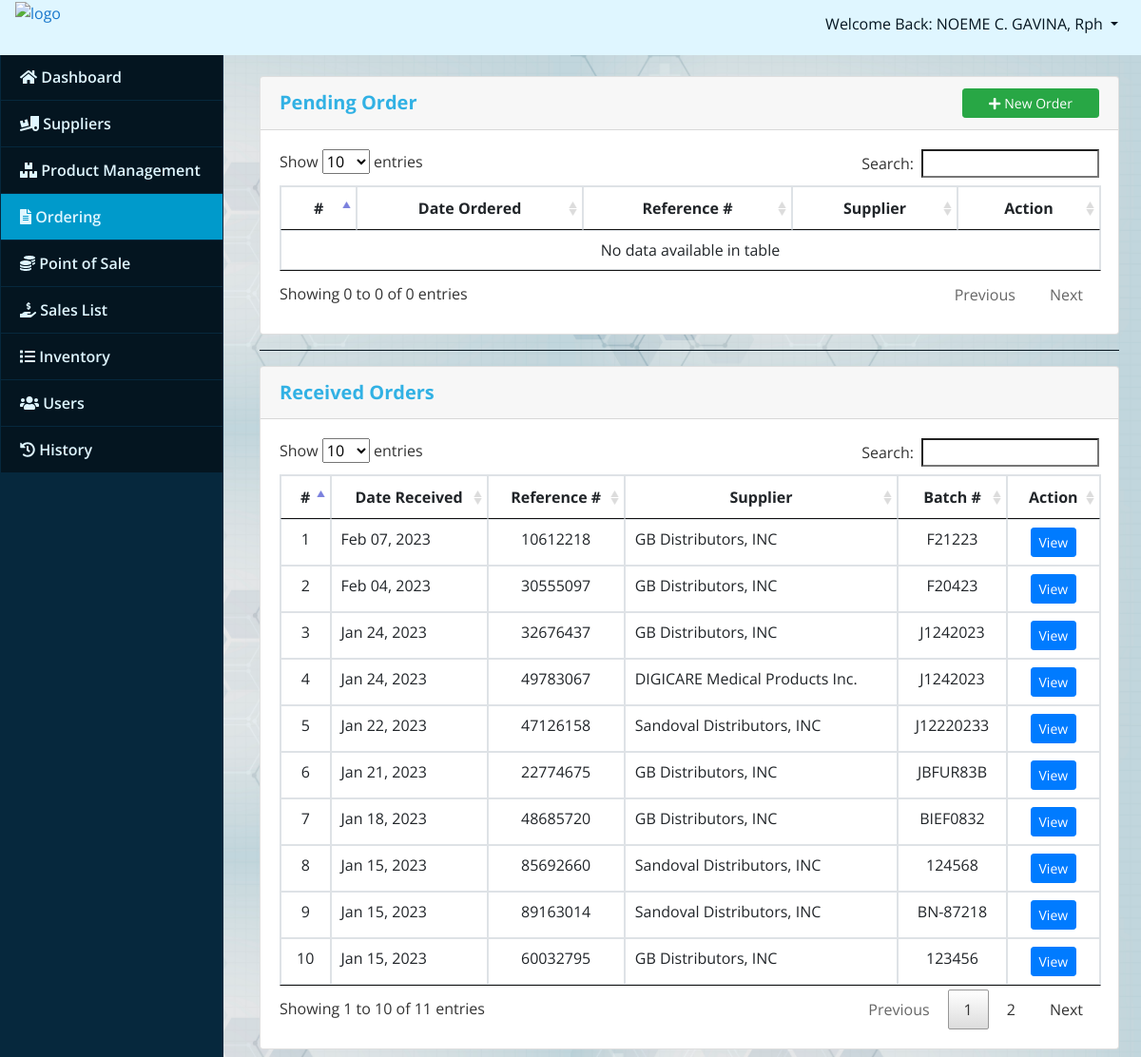
Screenshot of /index.php?page=receiving (signed in) with the database file from the repository.
### tables this page shows
CREATE TABLE `orders` (
  `id` int(30) NOT NULL,
  `ref_no` varchar(100) NOT NULL,
  `batch_no` varchar(250) DEFAULT NULL,
  `supplier_id` int(30) NOT NULL,
  `total_amount` double NOT NULL,
  `status` int(11) NOT NULL,
  `date_added` datetime NOT NULL DEFAULT current_timestamp()
);

CREATE TABLE `supplier_list` (
  `id` int(30) NOT NULL,
  `supplier_name` text NOT NULL,
  `contact` varchar(30) NOT NULL,
  `address` text NOT NULL,
  `email` varchar(250) NOT NULL
);

### receiving.php (the view, shortened to what this page needs)
<?php include 'db_connect.php' ?>
<div class="container-fluid">
	<div class="row">
		<div class="col-md-12 mt-3">
			<div class="card">
				<div class="card-header">
					<b style="font-size: 20px;">Pending Order</b>
					<button class="col-md-2 float-right btn btn-success btn-sm" id="new_order"><i class="fa fa-plus"></i> New Order</button>
				</div>
				<div class="card-body">
					<table class="table table-bordered">
						<thead>
							<th class="text-center">#</th>
							<th class="text-center">Date Ordered</th>
							<th class="text-center">Reference #</th>
							<th class="text-center">Supplier</th>
							<th class="text-center">Action</th>
						</thead>
						<tbody>
						</tbody>
					</table>
				</div>
			</div>
		</div>
	</div>
	<div>
		<hr style="background-color: #041520;">
	</div>
	<div class="row">
		<div class="col-md-12">
			<div class="card">
				<div class="card-header">
					<b style="font-size: 20px;">Received Orders</b>
				</div>
				<div class="card-body">
					<table class="table table-bordered">
						<thead>
							<th class="text-center">#</th>
							<th class="text-center">Date Received</th>
							<th class="text-center">Reference #</th>
							<th class="text-center">Supplier</th>
							<th class="text-center">Batch #</th>
							<th class="text-center">Action</th>
						</thead>
						<tbody>
							<?php
							$orders = $conn->query("SELECT o.*, s.supplier_name FROM orders o INNER JOIN supplier_list s ON o.supplier_id = s.id WHERE o.status = 2 order by date(o.date_added) desc");
							if ($orders->num_rows > 0) {
								$i = 1;
								while ($row = $orders->fetch_assoc()) :
							?>
									<tr>
										<td class="text-center"><?php echo $i++ ?></td>
										<td class=""><?php echo date("M d, Y", strtotime($row['date_added'])) ?></td>
										<td class="text-center"><?php echo $row['ref_no'] ?></td>
										<td class=""><?php echo $row['supplier_name'] ?></td>
										<td class="text-center"><?php echo $row['batch_no'] ?></td>
										<td class="text-center">
											<a class="btn btn-sm btn-primary" href="index.php?page=get_order&id=<?php echo $row['id'] ?>">View</a>
										</td>
									</tr>
							<?php endwhile;
							} ?>
						</tbody>
					</table>
				</div>
			</div>
		</div>
	</div>
</div>

### assets/css/style.css (style rules this page uses)
body { font-family: "Open Sans", sans-serif; color: #31b1e4; width: 100%; height: calc(100%); }
a { color: #1977cc; }

### index.php (style rules this page uses)
body { background-image: url('assets/img/bg2.jpg'); background-size: 50%; }

### rows the page displays
orders: date_added "Feb 07, 2023", ref_no "10612218", supplier.supplier_name "GB Distributors, INC", batch_no "F21223"
orders: date_added "Feb 04, 2023", ref_no "30555097", supplier.supplier_name "GB Distributors, INC", batch_no "F20423"
orders: date_added "Jan 24, 2023", ref_no "32676437", supplier.supplier_name "GB Distributors, INC", batch_no "J1242023"
orders: date_added "Jan 24, 2023", ref_no "49783067", supplier.supplier_name "DIGICARE Medical Products Inc.", batch_no "J1242023"
orders: date_added "Jan 22, 2023", ref_no "47126158", supplier.supplier_name "Sandoval Distributors, INC", batch_no "J12220233"
orders: date_added "Jan 21, 2023", ref_no "22774675", supplier.supplier_name "GB Distributors, INC", batch_no "JBFUR83B"
orders: date_added "Jan 18, 2023", ref_no "48685720", supplier.supplier_name "GB Distributors, INC", batch_no "BIEF0832"
orders: date_added "Jan 15, 2023", ref_no "85692660", supplier.supplier_name "Sandoval Distributors, INC", batch_no "124568"
orders: date_added "Jan 15, 2023", ref_no "89163014", supplier.supplier_name "Sandoval Distributors, INC", batch_no "BN-87218"
orders: date_added "Jan 15, 2023", ref_no "60032795", supplier.supplier_name "GB Distributors, INC", batch_no "123456"

### other values shown
$_SESSION['login_name'] "NOEME C. GAVINA, Rph"
